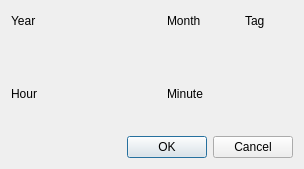
<?xml version="1.0" encoding="UTF-8"?>
<ui version="4.0">
 <author>Copyright 2010, Martin Koller</author>
 <class>DateTimeEdit</class>
 <widget class="QDialog" name="DateTimeEdit">
  <property name="geometry">
   <rect>
    <x>0</x>
    <y>0</y>
    <width>304</width>
    <height>169</height>
   </rect>
  </property>
  <property name="windowTitle">
   <string>Datum/Zeit Ändern</string>
  </property>
  <layout class="QGridLayout" name="gridLayout">
   <property name="horizontalSpacing">
    <number>30</number>
   </property>
   <item row="0" column="0">
    <widget class="QLabel" name="label">
     <property name="text">
      <string>Year</string>
     </property>
    </widget>
   </item>
   <item row="0" column="2">
    <widget class="QLabel" name="label_2">
     <property name="text">
      <string>Month</string>
     </property>
    </widget>
   </item>
   <item row="0" column="3">
    <widget class="QLabel" name="label_3">
     <property name="text">
      <string>Tag</string>
     </property>
    </widget>
   </item>
   <item row="1" column="0" colspan="2">
    <widget class="TouchSpinBox" name="year" native="true"/>
   </item>
   <item row="1" column="2">
    <widget class="TouchSpinBox" name="month" native="true"/>
   </item>
   <item row="1" column="3">
    <widget class="TouchSpinBox" name="day" native="true"/>
   </item>
   <item row="3" column="0" colspan="2">
    <widget class="QLabel" name="label_4">
     <property name="text">
      <string>Hour</string>
     </property>
    </widget>
   </item>
   <item row="3" column="2">
    <widget class="QLabel" name="label_5">
     <property name="text">
      <string>Minute</string>
     </property>
    </widget>
   </item>
   <item row="4" column="0" colspan="2">
    <widget class="TouchSpinBox" name="hour" native="true"/>
   </item>
   <item row="4" column="2">
    <widget class="TouchSpinBox" name="minute" native="true"/>
   </item>
   <item row="5" column="1" colspan="3">
    <widget class="QDialogButtonBox" name="buttonBox">
     <property name="orientation">
      <enum>Qt::Horizontal</enum>
     </property>
     <property name="standardButtons">
      <set>QDialogButtonBox::Cancel|QDialogButtonBox::Ok</set>
     </property>
    </widget>
   </item>
   <item row="2" column="0">
    <spacer name="verticalSpacer">
     <property name="orientation">
      <enum>Qt::Vertical</enum>
     </property>
     <property name="sizeType">
      <enum>QSizePolicy::Fixed</enum>
     </property>
     <property name="sizeHint" stdset="0">
      <size>
       <width>20</width>
       <height>20</height>
      </size>
     </property>
    </spacer>
   </item>
  </layout>
 </widget>
 <customwidgets>
  <customwidget>
   <class>TouchSpinBox</class>
   <extends>QWidget</extends>
   <header location="global">TouchSpinBox.hxx</header>
   <container>1</container>
  </customwidget>
 </customwidgets>
 <resources/>
 <connections>
  <connection>
   <sender>buttonBox</sender>
   <signal>accepted()</signal>
   <receiver>DateTimeEdit</receiver>
   <slot>accept()</slot>
   <hints>
    <hint type="sourcelabel">
     <x>498</x>
     <y>324</y>
    </hint>
    <hint type="destinationlabel">
     <x>157</x>
     <y>274</y>
    </hint>
   </hints>
  </connection>
  <connection>
   <sender>buttonBox</sender>
   <signal>rejected()</signal>
   <receiver>DateTimeEdit</receiver>
   <slot>reject()</slot>
   <hints>
    <hint type="sourcelabel">
     <x>566</x>
     <y>330</y>
    </hint>
    <hint type="destinationlabel">
     <x>286</x>
     <y>274</y>
    </hint>
   </hints>
  </connection>
 </connections>
</ui>
